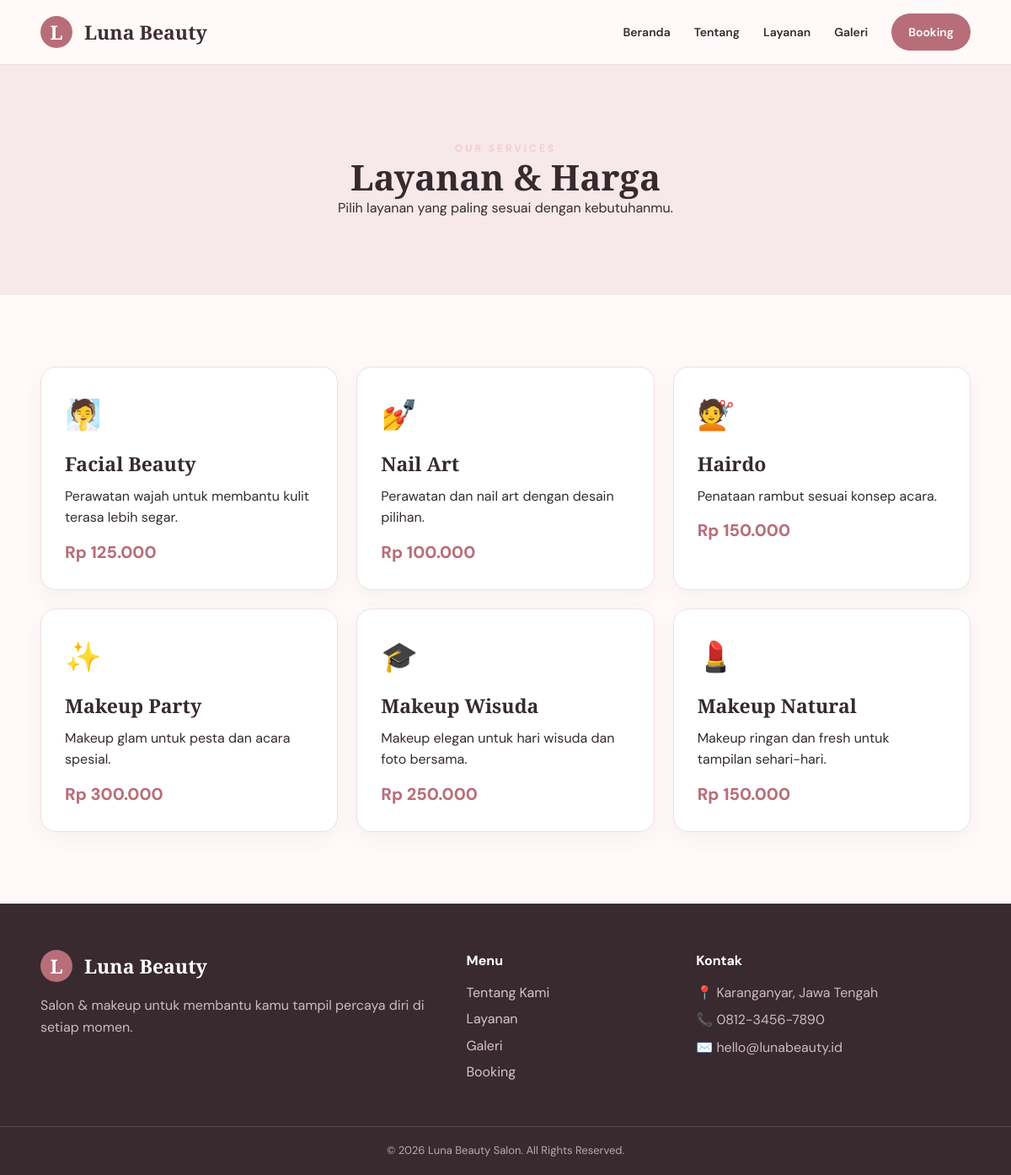
/layanan.php, run on the app's committed database.
### tables this page shows
CREATE TABLE layanan (
 id_layanan INT AUTO_INCREMENT PRIMARY KEY,
 nama_layanan VARCHAR(100) NOT NULL,
 deskripsi TEXT NOT NULL,
 harga INT NOT NULL,
 ikon VARCHAR(20) DEFAULT '💄'
);

### layanan.php (the view)
<?php
require "config/koneksi.php"; $title="Layanan";
$data=$koneksi->query("SELECT * FROM layanan ORDER BY id_layanan DESC");
include "includes/header.php";
?>
<div class="page-title"><div class="container"><div class="eyebrow">Our Services</div><h1>Layanan & Harga</h1><p>Pilih layanan yang paling sesuai dengan kebutuhanmu.</p></div></div>
<section class="section"><div class="container"><div class="cards">
<?php while($row=$data->fetch_assoc()): ?>
<div class="card"><div class="icon"><?= htmlspecialchars($row['ikon']) ?></div><h3><?= htmlspecialchars($row['nama_layanan']) ?></h3><p><?= htmlspecialchars($row['deskripsi']) ?></p><div class="price">Rp <?= number_format($row['harga'],0,',','.') ?></div></div>
<?php endwhile; ?>
</div></div></section>
<?php include "includes/footer.php"; ?>

### includes/header.php (shortened to what this page needs)
<!DOCTYPE html>
<html lang="id">
<head>
<link rel="stylesheet" href="assets/css/style.css">
</head>
<body>
<header class="navbar">
  <div class="container nav-wrap">
    <a href="index.php" class="logo"><span>L</span> Luna Beauty</a>
    <nav class="nav-links">
      <a href="index.php">Beranda</a>
      <a href="tentang.php">Tentang</a>
      <a href="layanan.php">Layanan</a>
      <a href="galeri.php">Galeri</a>
      <a href="booking.php" class="nav-cta">Booking</a>
    </nav>
  </div>
</header>

### includes/footer.php (shortened to what this page needs)
<footer class="footer">
  <div class="container footer-grid">
    <div>
      <div class="logo footer-logo"><span>L</span> Luna Beauty</div>
      <p>Salon & makeup untuk membantu kamu tampil percaya diri di setiap momen.</p>
    </div>
    <div>
      <h4>Menu</h4>
      <a href="tentang.php">Tentang Kami</a>
      <a href="layanan.php">Layanan</a>
      <a href="galeri.php">Galeri</a>
      <a href="booking.php">Booking</a>
    </div>
    <div>
      <h4>Kontak</h4>
      <p>📍 Karanganyar, Jawa Tengah</p>
      <p>📞 0812-3456-7890</p>
      <p>✉️ hello@lunabeauty.id</p>
    </div>
  </div>
  <div class="copyright">© <?= date("Y") ?> Luna Beauty Salon. All Rights Reserved.</div>
</footer>
</body>
</html>

### assets/css/style.css (style rules this page uses)
* { box-sizing:border-box;margin:0;padding:0 }
body { font-family:'DM Sans',sans-serif;color:#352b2f;background:#fffaf9;line-height:1.6 }
a { text-decoration:none;color:inherit }
.container { width:min(1120px,92%);margin:auto }
.navbar { position:sticky;top:0;z-index:99;background:rgba(255,250,249,.96);border-bottom:1px solid #f1dfe2;backdrop-filter:blur(10px) }
.nav-wrap { height:76px;display:flex;align-items:center;justify-content:space-between }
.logo { font-family:'Playfair Display',serif;font-size:23px;font-weight:700;color:#402d33 }
.logo span { display:inline-flex;width:38px;height:38px;border-radius:50%;background:#b76e79;color:#fff;align-items:center;justify-content:center;margin-right:8px }
.nav-links { display:flex;align-items:center;gap:28px;font-weight:600;font-size:14px }
.nav-cta { background:#b76e79;color:#fff!important;padding:11px 20px;border-radius:25px }
.eyebrow { text-transform:uppercase;letter-spacing:3px;font-size:12px;font-weight:700;color:#f5cbd0 }
.section { padding:85px 0 }
.section-head h2,.page-title h1 { font-family:'Playfair Display',serif;font-size:42px;line-height:1.15 }
.cards { display:grid;grid-template-columns:repeat(3,1fr);gap:22px }
.card { background:white;border:1px solid #f1dfe2;border-radius:18px;padding:28px;box-shadow:0 8px 25px rgba(87,46,53,.05) }
.icon { font-size:35px;margin-bottom:12px }
.card h3 { font-family:'Playfair Display',serif;font-size:23px;margin-bottom:7px }
.price { color:#b76e79;font-weight:800;font-size:20px;margin-top:12px }
.page-title { padding:90px 0;text-align:center;background:#f7e9ea }
.footer { background:#382a2f;color:#eadfe1;padding-top:55px }
.footer-grid { display:grid;grid-template-columns:2fr 1fr 1.4fr;gap:40px;padding-bottom:45px }
.footer h4 { color:#fff;margin-bottom:12px }
.footer a { display:block;margin:6px 0;color:#d7c5c8 }
.footer p { color:#cdbbbe;margin:7px 0 }
.footer-logo { color:white;margin-bottom:15px }
.copyright { text-align:center;border-top:1px solid #59474c;padding:18px;color:#bca9ad;font-size:13px }

### data on the page
layanan: ikon "🧖", nama_layanan "Facial Beauty", deskripsi "Perawatan wajah untuk membantu kulit terasa lebih segar.", harga "125.000"
layanan: ikon "💅", nama_layanan "Nail Art", deskripsi "Perawatan dan nail art dengan desain pilihan.", harga "100.000"
layanan: ikon "💇", nama_layanan "Hairdo", deskripsi "Penataan rambut sesuai konsep acara.", harga "150.000"
layanan: ikon "✨", nama_layanan "Makeup Party", deskripsi "Makeup glam untuk pesta dan acara spesial.", harga "300.000"
layanan: ikon "🎓", nama_layanan "Makeup Wisuda", deskripsi "Makeup elegan untuk hari wisuda dan foto bersama.", harga "250.000"
layanan: ikon "💄", nama_layanan "Makeup Natural", deskripsi "Makeup ringan dan fresh untuk tampilan sehari-hari.", harga "150.000"
